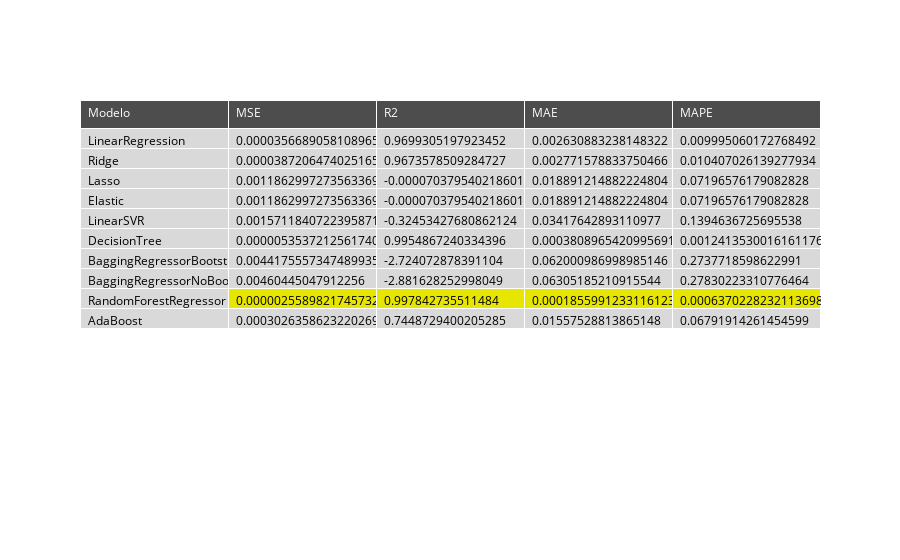

The cell this chart's notebook holds for it:
### Code cell
import pandas as pd
import plotly.graph_objects as go

metric_names = ['MSE', 'R2', 'MAE', 'MAPE']
model_names = ['LinearRegression', 'Ridge', 'Lasso', 'Elastic', 'LinearSVR', 'DecisionTree', 'BaggingRegressorBootstrap', 'BaggingRegressorNoBootStrap', 'RandomForestRegressor', 'AdaBoost']
data = [LinearRegression_results, ridge_results, lasso_results, elastic_results, LinearSVR_results, DecisionTree_results, BaggingRegressorBootstrap_results, BaggingRegressor_results, RandomForest_results, AdaBoost_results]
df = pd.DataFrame(data, columns=metric_names)
df.insert(0, 'Modelo', model_names)
print(df)

menores_valores = df.min()
cores_celulas = [['#e6e600' if col != 'Modelo' and ((col == 'R2' and val ==df[col].max()) or (col != 'R2' and val == min_val)) else '#d9d9d9' for val in df[col]] for col, min_val in menores_valores.items()]
cor_texto = '#000000'
fig = go.Figure(data=[go.Table(
    header=dict(values=list(df.columns),
                fill_color='#4d4d4d',
                align='left',
                font=dict(color='white')),
    cells=dict(values=[df[col] for col in df.columns],
               fill_color = cores_celulas,
               align='left',
               font=dict(color=cor_texto)))
])
# fig.update_layout(template='plotly_dark')

fig.show()

### Figure 1 — Plotly figure (JSON) as saved in the notebook; plotly's stock layout.template omitted (floating-point values rounded to 4 significant figures)
{"data": [{"cells": {"align": "left", "fill": {"color": [["#d9d9d9", "#d9d9d9", "#d9d9d9", "#d9d9d9", "#d9d9d9", "#d9d9d9", "#d9d9d9", "#d9d9d9", "#d9d9d9", "#d9d9d9"], ["#d9d9d9", "#d9d9d9", "#d9d9d9", "#d9d9d9", "#d9d9d9", "#d9d9d9", "#d9d9d9", "#d9d9d9", "#e6e600", "#d9d9d9"], ["#d9d9d9", "#d9d9d9", "#d9d9d9", "#d9d9d9", "#d9d9d9", "#d9d9d9", "#d9d9d9", "#d9d9d9", "#e6e600", "#d9d9d9"], ["#d9d9d9", "#d9d9d9", "#d9d9d9", "#d9d9d9", "#d9d9d9", "#d9d9d9", "#d9d9d9", "#d9d9d9", "#e6e600", "#d9d9d9"], ["#d9d9d9", "#d9d9d9", "#d9d9d9", "#d9d9d9", "#d9d9d9", "#d9d9d9", "#d9d9d9", "#d9d9d9", "#e6e600", "#d9d9d9"]]}, "font": {"color": "#000000"}, "values": [["LinearRegression", "Ridge", "Lasso", "Elastic", "LinearSVR", "DecisionTree", "BaggingRegressorBootstrap", "BaggingRegressorNoBootStrap", "RandomForestRegressor", "AdaBoost"], [3.567e-05, 3.872e-05, 0.001186, 0.001186, 0.001571, 5.354e-06, 0.004418, 0.004604, 2.559e-06, 0.0003026], [0.9699, 0.9674, -7.038e-05, -7.038e-05, -0.3245, 0.9955, -2.724, -2.882, 0.9978, 0.7449], [0.002631, 0.002772, 0.01889, 0.01889, 0.03418, 0.0003809, 0.062, 0.06305, 0.0001856, 0.01558], [0.009995, 0.01041, 0.07197, 0.07197, 0.1395, 0.001241, 0.2738, 0.2783, 0.000637, 0.06792]]}, "header": {"align": "left", "fill": {"color": "#4d4d4d"}, "font": {"color": "white"}, "values": ["Modelo", "MSE", "R2", "MAE", "MAPE"]}, "type": "table"}], "layout": {}}
